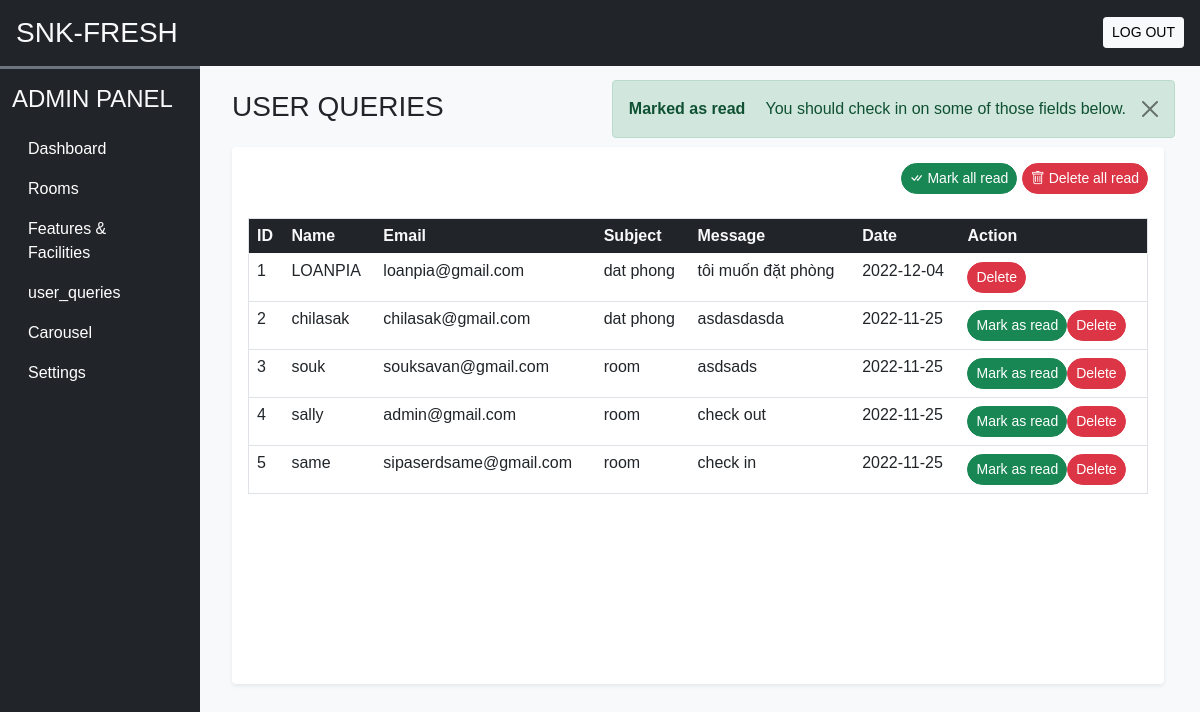
/admin/user_queries.php?seen=12 (signed in), run on the app's committed database.
### tables this page shows
CREATE TABLE `user_queries` (
  `sr_no` int(11) NOT NULL,
  `name` varchar(50) NOT NULL,
  `email` varchar(200) NOT NULL,
  `subject` varchar(250) NOT NULL,
  `message` varchar(500) NOT NULL,
  `date` date NOT NULL DEFAULT current_timestamp(),
  `seen` tinyint(4) NOT NULL DEFAULT 0
);

### admin/inc/db_config.php (called while the page is built, shortened)
<?php
    function filteration($data){
        foreach($data as $key => $value){
            $data[$key] = trim($value);
            $data[$key] = stripcslashes($value);
            $data[$key] = htmlspecialchars($value);
            $data[$key] = strip_tags($value);
        }
        return $data;
    }
    function update($sql,$values,$datatypes)
    {
        $con = $GLOBALS['con'];
        if($stmt = mysqli_prepare($con,$sql)){
            mysqli_stmt_bind_param($stmt,$datatypes,...$values);
            if(mysqli_stmt_execute($stmt)){
                $res = mysqli_stmt_affected_rows($stmt);
                return $res;
            }else{
                mysqli_stmt_close($stmt);
                die("Query cannot be executed - Update");
            }
        }else{
            die("Query cannot be prepared - Update");
        }
    }

### admin/user_queries.php (the view, shortened to what this page needs)
<?php
require('inc/essentials.php');
require('inc/db_config.php');
if(isset($_GET['seen']))
{
   $frm_data = filteration($_GET);
   if($frm_data['seen'] == 'all'){
    $q="UPDATE `user_queries` SET `seen`=?";
    $values = [1];
    if(update($q,$values,'i')){
        alert('success','Marked all as read');
    }
    else{
        alert('error','Operation Failed');
    }
   }else{
    $q="UPDATE `user_queries` SET `seen`=? WHERE `sr_no`=?";
    $values = [1,$frm_data['seen']];
    if(update($q,$values,'ii')){
        alert('success','Marked as read');
    }
    else{
        alert('error','Operation Failed');
    }
   }
}
?>
<!DOCTYPE html>
<html lang="en">
<head>
    <?php require('inc/link.php'); ?>
</head>
<body class="bg-light">
    <?php require('inc/header.php') ?>
    <div class="container-fluid" id="main-content">
        <div class="col-lg-10 ms-auto p-4 overflow-hidden">
            <h3 class="mb-4">USER QUERIES</h3>
            <div class="card border-0 shadow-sm mb-4">
                <div class="card-body">
                    <div class="text-end mb-4">
                        <a href="?seen=all" class="btn btn-success rounded-pill shadow-none btn-sm">
                            <i class="bi bi-check-all"></i> Mark all read
                        </a>
                        <a href="?del=all" class="btn btn-danger rounded-pill shadow-none btn-sm">
                          <i class="bi bi-trash"></i> Delete all read
                        </a>
                    </div>
                    <div class="table-responsive-md" style="height:450px; overflow-y: scroll;">
                        <table class="table table-hover border">
                            <thead class="sticky-top">
                                <tr class="bg-dark text-light">
                                    <th scope="col">ID</th>
                                    <th scope="col">Name</th>
                                    <th scope="col">Email</th>
                                    <th scope="col" width:20%;>Subject</th>
                                    <th scope="col" width:30%;>Message</th>
                                    <th scope="col">Date</th>
                                    <th scope="col">Action</th>
                                </tr>
                            </thead>
                            <tbody>
                               <?php
                               $q = "SELECT * FROM `user_queries` ORDER BY `sr_no` DESC";
                               $data = mysqli_query($con,$q);
                               $i=1;
                               while($row = mysqli_fetch_assoc($data))
                               {
                                $seen ='';
                                if($row['seen']!=1){
                                    $seen = "<a href='?seen=$row[sr_no]' class='btn btn-sm rounded-pill btn-success'>Mark as read</a>";
                                }
                                $seen.= "<a href='?del=$row[sr_no]' class='btn btn-sm rounded-pill btn-danger'>Delete</a>";
                                echo<<<query
                                <tr>
                                <td>$i</td>
                                <td>$row[name]</td>
                                <td>$row[email]</td>
                                <td>$row[subject]</td>
                                <td>$row[message]</td>
                                <td>$row[date]</td>
                                <td>$seen</td>
                                </tr>
                                query;
                                $i++;
                               }
                               ?>
                            </tbody>
                        </table>
                    </div>
                </div>
            </div>
        </div>
    </div>
</body>
</html>

### admin/css/common.css (style rules this page uses)
:root { --teal: #2ec1ac; --teal_hover: #279e8c; }
* { font-family: "Poppins", sans-serif; }

### data on the page
user_queries: name "LOANPIA", email "loanpia@gmail.com", subject "dat phong", message "tôi muốn đặt phòng", date "2022-12-04"
user_queries: name "chilasak", email "chilasak@gmail.com", subject "dat phong", message "asdasdasda", date "2022-11-25"
user_queries: name "souk", email "souksavan@gmail.com", subject "room", message "asdsads", date "2022-11-25"
user_queries: name "sally", email "admin@gmail.com", subject "room", message "check out", date "2022-11-25"
user_queries: name "same", email "sipaserdsame@gmail.com", subject "room", message "check in", date "2022-11-25"

### other printed values
$msg "Marked as read"
